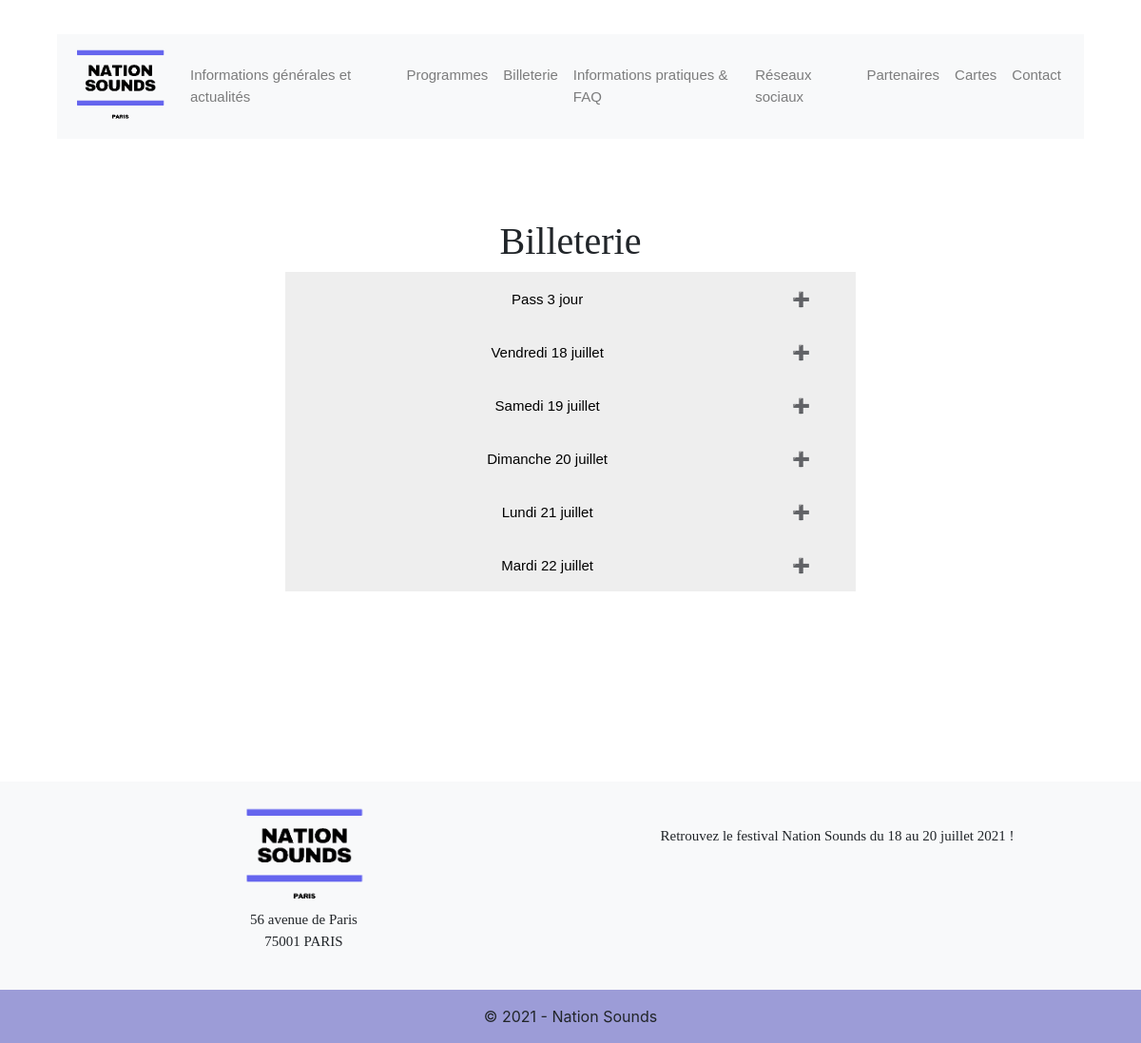
Before: /billeterie.php with the older database file.
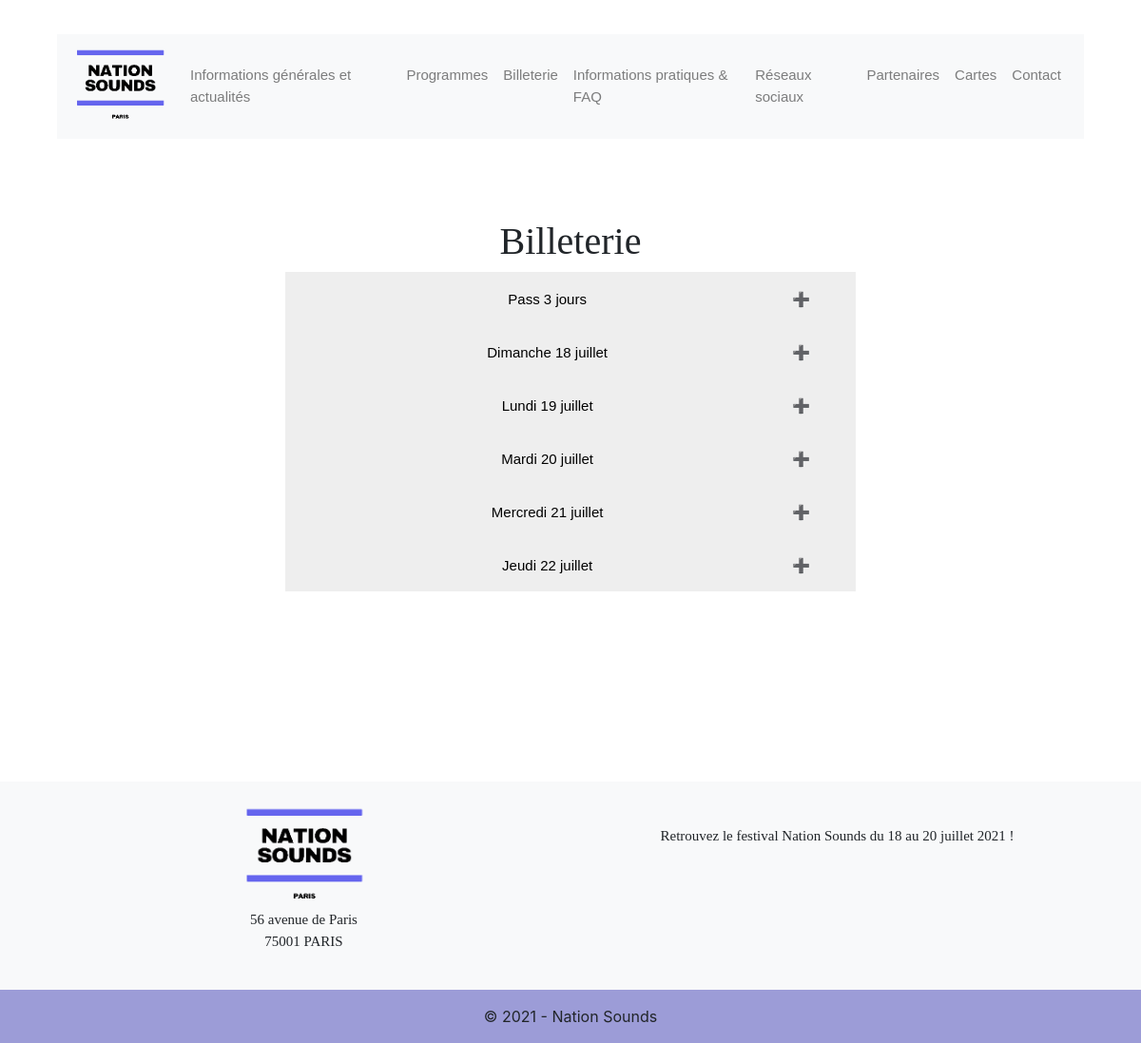
After: the same page with the newer database file.
### tables this page shows
CREATE TABLE IF NOT EXISTS `billeterie` (
  `id` int(11) NOT NULL AUTO_INCREMENT,
  `date_prix` varchar(100) NOT NULL,
  `prix` float NOT NULL,
  PRIMARY KEY (`id`)
);

### billeterie.php (the view, shortened to what this page needs)
<html>
<head>
        <link rel="stylesheet" href="css/style.css" />
</head>
<body>
	<?php include("header.php"); ?>
	<?php
		$reponse = $bdd->query("SELECT * FROM billeterie");
	?>
  	<h2 class="title_page"> Billeterie </h2>
	  <?php while($donnees = $reponse-> fetch())
            {
        ?>
            <button class="accordion"><?php echo $donnees['date_prix']; ?></button>
        <?php
            }
        ?>
</body>
<footer>
</footer>
</html>

### header.php (shortened to what this page needs)
<html>
<head>
   <link rel="stylesheet" href="css/style.css">
	<link rel="stylesheet" href="https://cdn.jsdelivr.net/npm/bootstrap@4.5.3/dist/css/bootstrap.min.css">
</head>
<body>
	<nav id="navbar" class="navbar navbar-expand-lg navbar-light bg-light">
		<a class="navbar-brand" href="index.php"><img id="logo_header" src="images/logo.png" alt="logo Nation Sounds"></a>
		<div class="collapse navbar-collapse" id="navbarSupportedContent">
    	<ul class="navbar-nav mr-auto">
    	  <li class="nav-item">
    	    <a class="nav-link" href="infos.php">Informations générales et actualités</a>
    	  </li>
      	<li class="nav-item">
      		<a class="nav-link" href="programmes.php">Programmes</a>
      	</li>
      	<li class="nav-item">
      		<a class="nav-link" href="billeterie.php">Billeterie</a>
      	</li>
      	<li class="nav-item">
      		<a class="nav-link" href="faq.php">Informations pratiques & FAQ</a>
      	</li>
      	<li class="nav-item">
      		<a class="nav-link" href="reseaux.php">Réseaux sociaux</a>
      	</li>
      	<li class="nav-item">
      		<a class="nav-link" href="partenaires.php">Partenaires</a>
      	</li>
      	<li class="nav-item">
      		<a class="nav-link" href="cartes.php">Cartes</a>
      	</li>
          <li class="nav-item">
            <a class="nav-link" href="contact.php">Contact</a>
        </li>
      </ul>
  	</div>
	  </nav>

### css/style.css (style rules this page uses)
#logo_header { width: 100px; }
.logofooter { width: 25%; height: auto; }
#navbar { margin-left: 5%; margin-top: 3%; margin-right: 5%; }
.nav-link { font-size: 15px; font-family: "Montserrat", sans-serif; }
.title_page { margin-top: 7%; text-align: center; font-family: 'bluu'; font-size: 40px; }
.textfooter { font-family: "Montserrat"; font-size: 15px; }
@media screen and (min-width: 992px) { footer { margin-top: 200px; } }
.accordion { font-family: "Montserrat", sans-serif; background-color: #eee; color: black; cursor: pointer; padding: 18px; width: 50%; height: 7%; border: none; text-align: center; margin-left: 25%; outline: none; font-size: 15px; transition: 0.4s; margin-top: 0%; }
.accordion:after { content: '\02795'; font-size: 15px; color: black; float: right; margin-right: 30px; border: none !important; }

Changed rows visible on the page:
changed billeterie: date_prix "Pass 3 jour" → "Pass 3 jours"
changed billeterie: date_prix "Vendredi 18 juillet" → "Dimanche 18 juillet"
changed billeterie: date_prix "Samedi 19 juillet" → "Lundi 19 juillet"
changed billeterie: date_prix "Dimanche 20 juillet" → "Mardi 20 juillet"
changed billeterie: date_prix "Lundi 21 juillet" → "Mercredi 21 juillet"
changed billeterie: date_prix "Mardi 22 juillet" → "Jeudi 22 juillet"
